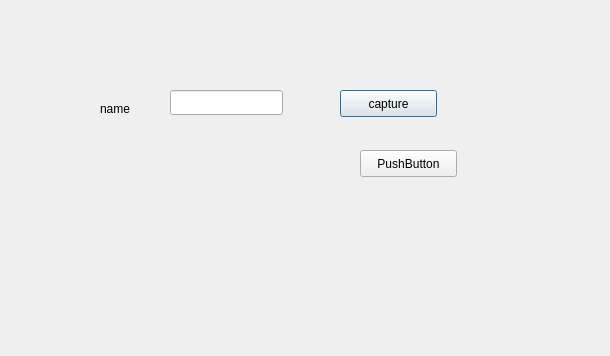
<?xml version="1.0" encoding="UTF-8"?>
<ui version="4.0">
 <class>addPeople</class>
 <widget class="QDialog" name="addPeople">
  <property name="geometry">
   <rect>
    <x>0</x>
    <y>0</y>
    <width>610</width>
    <height>356</height>
   </rect>
  </property>
  <property name="windowTitle">
   <string>Dialog</string>
  </property>
  <widget class="QLabel" name="lb_name">
   <property name="geometry">
    <rect>
     <x>100</x>
     <y>100</y>
     <width>67</width>
     <height>17</height>
    </rect>
   </property>
   <property name="text">
    <string>name</string>
   </property>
  </widget>
  <widget class="QPushButton" name="add">
   <property name="geometry">
    <rect>
     <x>340</x>
     <y>90</y>
     <width>97</width>
     <height>27</height>
    </rect>
   </property>
   <property name="text">
    <string>capture</string>
   </property>
  </widget>
  <widget class="QLineEdit" name="ledt_name">
   <property name="geometry">
    <rect>
     <x>170</x>
     <y>90</y>
     <width>113</width>
     <height>25</height>
    </rect>
   </property>
  </widget>
  <widget class="QPushButton" name="pushButton">
   <property name="geometry">
    <rect>
     <x>360</x>
     <y>150</y>
     <width>97</width>
     <height>27</height>
    </rect>
   </property>
   <property name="text">
    <string>PushButton</string>
   </property>
  </widget>
 </widget>
 <resources/>
 <connections/>
</ui>
